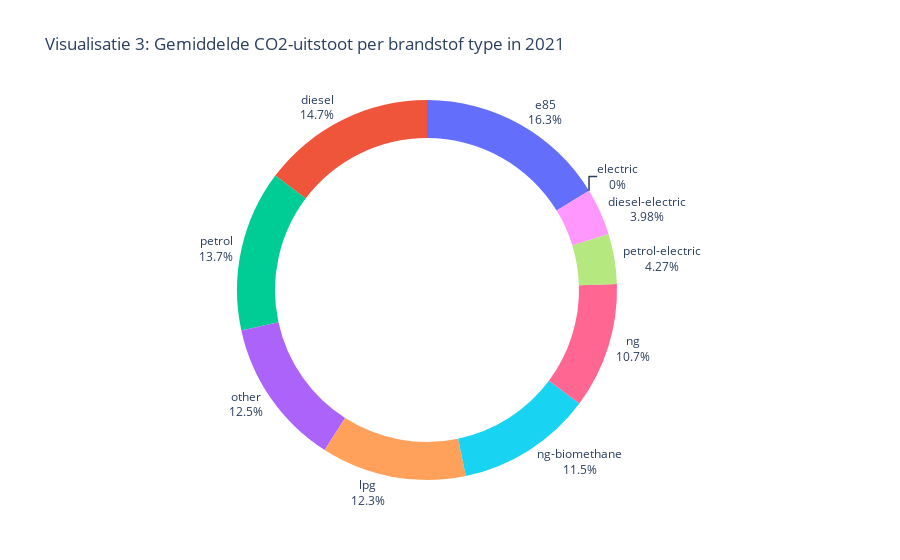

Source (notebook cell):
### Markdown cell above
**Figuur 2**.

In dit staafdiagram wordt de gemiddelde CO2-uitstoot getoond die is verminderd door innovatieve technologieën, per land, voor de jaren 2019, 2020 en 2021. Voor de jaren 2015-2018 was hier geen informatie over in de datasets. De x-as vertegenwoordigt de landen, terwijl de y-as de gemiddelde CO2-uitstoot vermindering (in g/km) weergeeft. De foutbalken tonen de standaardafwijking van de gegevens. Door middel van dit diagram kunnen wij onderzoeken welke landen significante vooruitgang hebben geboekt in het verminderen van CO2-uitstoot door innovatieve technologieën en kunnen we ook de prestaties over de jaren heen vergelijken.

De visualisatie van figuur 2 ondersteunt duidelijk het perspectief dat de CO2-emissies van auto's niet zijn afgenomen in de afgelopen jaren. Het biedt visueel bewijs dat er geen significante verandering is geweest in de vermindering van CO2-uitstoot als gevolg van innovatieve technologieën tussen 2019 en 2021. Dit suggereert dat er meer actie nodig is om de uitstoot daadwerkelijk te verminderen. We moeten mogelijk alternatieve benaderingen overwegen om de CO2-uitstoot van auto’s te verminderen. Dit kan bijvoorbeeld betekenen dat we ons moeten richten op het bevorderen van het gebruik van elektrische voertuigen, het stimuleren van het openbaar vervoer en het implementeren van strengere emissienormen voor auto’s.  Caption

### Code cell
# Plot settings
fig = px.pie(ft_mean_emission,
    names="Ft",
    values="Ewltp (g/km)",
    title="Visualisatie 3: Gemiddelde CO2-uitstoot per brandstof type in 2021 ",
    hole=0.8,
    labels={
        "Ewltp (g/km)": "CO2 emissie in WLTP (g/km)"
    },
)
fig.update_layout(showlegend=False)
fig.update_traces(textposition='outside', textinfo="label + percent")
fig.show()

### Figure 1 — Plotly figure (JSON) as saved in the notebook; plotly's stock layout.template omitted (floating-point values rounded to 4 significant figures)
{"data": [{"domain": {"x": [0, 1], "y": [0, 1]}, "hole": 0.8, "hovertemplate": "Ft=%{label}<br>CO2 emissie in WLTP (g/km)=%{value}<extra></extra>", "labels": ["diesel", "diesel-electric", "e85", "electric", "lpg", "ng", "ng-biomethane", "other", "petrol", "petrol-electric"], "legendgroup": "", "name": "", "showlegend": true, "textinfo": "label+percent", "textposition": "outside", "type": "pie", "values": [144.5, 39.11, 159.6, 0, 121.1, 104.9, 113.2, 123.1, 134.5, 41.88]}], "layout": {"legend": {"tracegroupgap": 0}, "showlegend": false, "title": {"text": "Visualisatie 3: Gemiddelde CO2-uitstoot per brandstof type in 2021 "}}}
